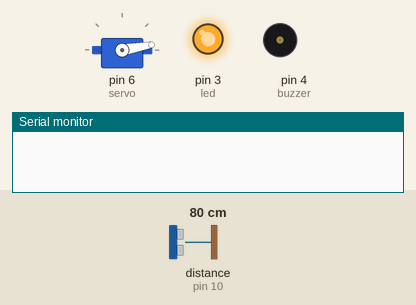
Recording of a sketch running on a simulated Arduino Uno, built with avr-gcc and run on an emulated ATmega328P. Shown: servo, output pins drawn as LEDs (lit = HIGH), buzzer (waves = sounding), the last lines printed to the serial monitor. Wiring (inferred from the names in the program): ultrasonic range finder: trigger pin 9; echo pin 10. The test bench sets the inputs (shaded band); at power-on: distance to the obstacle (sensor on pin 10) 80 cm. The echo pulse lasts 58.3 µs per cm; pins used as bus, display or sensor lines are not drawn.

Above: at 1.2 s.
1.3 s: distance to the obstacle (sensor on pin 10) set to 2 cm
At 1.93 s:
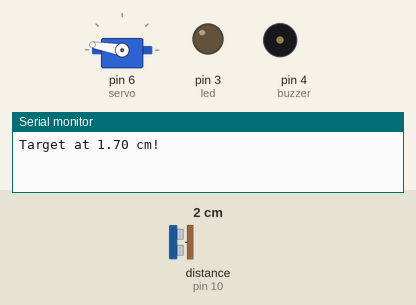
4.3 s: distance to the obstacle (sensor on pin 10) set to 18 cm
7.3 s: distance to the obstacle (sensor on pin 10) set to 23 cm
At 9.4 s:
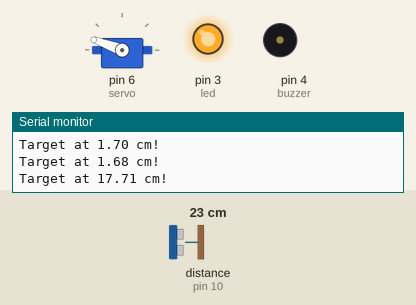
10.3 s: distance to the obstacle (sensor on pin 10) set to 4 cm
At 11.2 s:
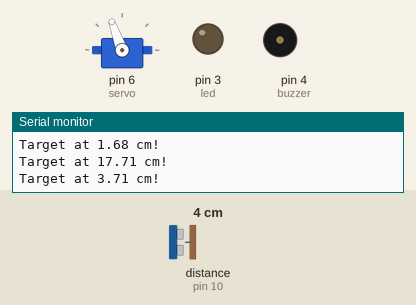
16.3 s: distance to the obstacle (sensor on pin 10) set to 35 cm
At 16.9 s:
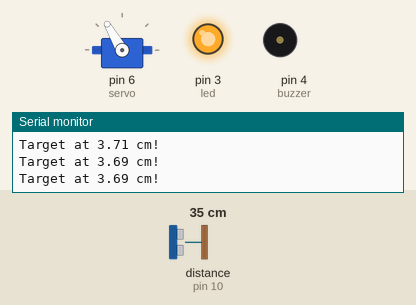
19.3 s: distance to the obstacle (sensor on pin 10) set to 9 cm
At 20.1 s:
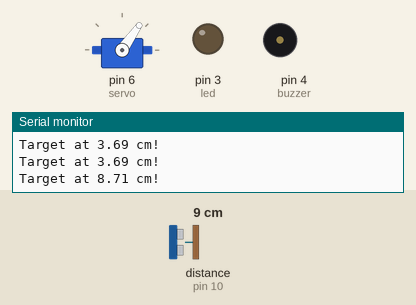
Timing chart, 0 to 23.3 s (numbered marks = the images above; inputs shaded):
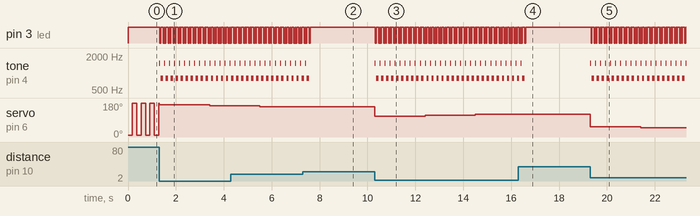

The sketch:

sketch_apr26a_lasergun.ino
```cpp
#include <Servo.h>

Servo servo;
int angle = 10;
const int led = 3;
const int buzzer = 4;
const int trigPin = 9;
const int echoPin = 10;
float duration, distance;

void setup() {
  pinMode(led, OUTPUT);
  pinMode(buzzer, OUTPUT);
  pinMode(trigPin, OUTPUT);
  pinMode(echoPin, INPUT);
  servo.attach(6);
  servo.write(angle);
  Serial.begin(9600);
}

void loop() {
  digitalWrite(led, HIGH);

  for (angle = 10; angle <= 180; angle += 5)
  {
    digitalWrite(led, HIGH);
    servo.write(angle);
    if (searching())
    {
      gunshot();

    }
  }

  for (angle = 180; angle >= 10; angle -= 5)
  {
    digitalWrite(led, HIGH);
    servo.write(angle);
    if (searching())
    {
      gunshot();
    }
  }
}


bool searching()
{
  digitalWrite(trigPin, LOW);
  delayMicroseconds(2);
  digitalWrite(trigPin, HIGH);
  delayMicroseconds(10);
  digitalWrite(trigPin, LOW);
  duration = pulseIn(echoPin, HIGH);
  distance = (duration / 2) / 29.1;

  if (distance > 0 && distance < 20)
  {
    Serial.print("Target at ");
    Serial.print(distance);
    Serial.println(" cm!");
    return true;
  }
  return false;
}

void gunshot()
{
  for (int i = 0; i < 10; i++)
  {
    digitalWrite(led, HIGH);
    tone(buzzer, 1500, 30);
    delay(30);
    digitalWrite(led, LOW);
    noTone(buzzer);
    delay(30);

    digitalWrite(led, HIGH);
    tone(buzzer, 800, 100);
    delay(100);
    digitalWrite(led, LOW);
    noTone(buzzer);
    delay(50);
  }
}
```

Measured:
- the behaviour switches between 20 and 21 cm on distance to the obstacle (sensor on pin 10) (found by bisection; images 1 and 2)
- after the input at 1.3 s, pin 3 (led): HIGH → LOW at once, then repeats every 0.21 s: HIGH 0.10 s, LOW 0.05 s, HIGH 0.03 s, LOW 0.03 s; tone on pin 4 (buzzer): silent → 1500 Hz at once, then repeats every 0.21 s: silent 0.03 s, 800 Hz 0.10 s, silent 0.05 s, 1500 Hz 0.03 s
- after the input at 7.3 s, pin 3 (led): goes on until 7.6 s, then stays HIGH; tone on pin 4 (buzzer): goes on until 7.6 s, then stays silent; servo on pin 6 (servo): stays 160° (without the input it goes to 155° after 0.31 s)
- after the input at 10.3 s, pin 3 (led): HIGH → LOW at once, then repeats every 0.21 s: HIGH 0.10 s, LOW 0.05 s, HIGH 0.03 s, LOW 0.03 s; tone on pin 4 (buzzer): silent → 1500 Hz at once, then repeats every 0.21 s: silent 0.03 s, 800 Hz 0.10 s, silent 0.05 s, 1500 Hz 0.03 s; servo on pin 6 (servo): 160° → 110° at once, → 115° 2.1 s later
- after the input at 16.3 s, pin 3 (led): goes on until 16.6 s, then stays HIGH; tone on pin 4 (buzzer): goes on until 16.6 s, then stays silent; servo on pin 6 (servo): stays 120° (without the input it goes to 125° after 0.31 s)
- after the input at 19.3 s, pin 3 (led): HIGH → LOW at once, then repeats every 0.21 s: HIGH 0.10 s, LOW 0.05 s, HIGH 0.03 s, LOW 0.03 s; tone on pin 4 (buzzer): silent → 1500 Hz at once, then repeats every 0.21 s: silent 0.03 s, 800 Hz 0.10 s, silent 0.05 s, 1500 Hz 0.03 s; servo on pin 6 (servo): 120° → 55° at once, → 50° 2.1 s later
